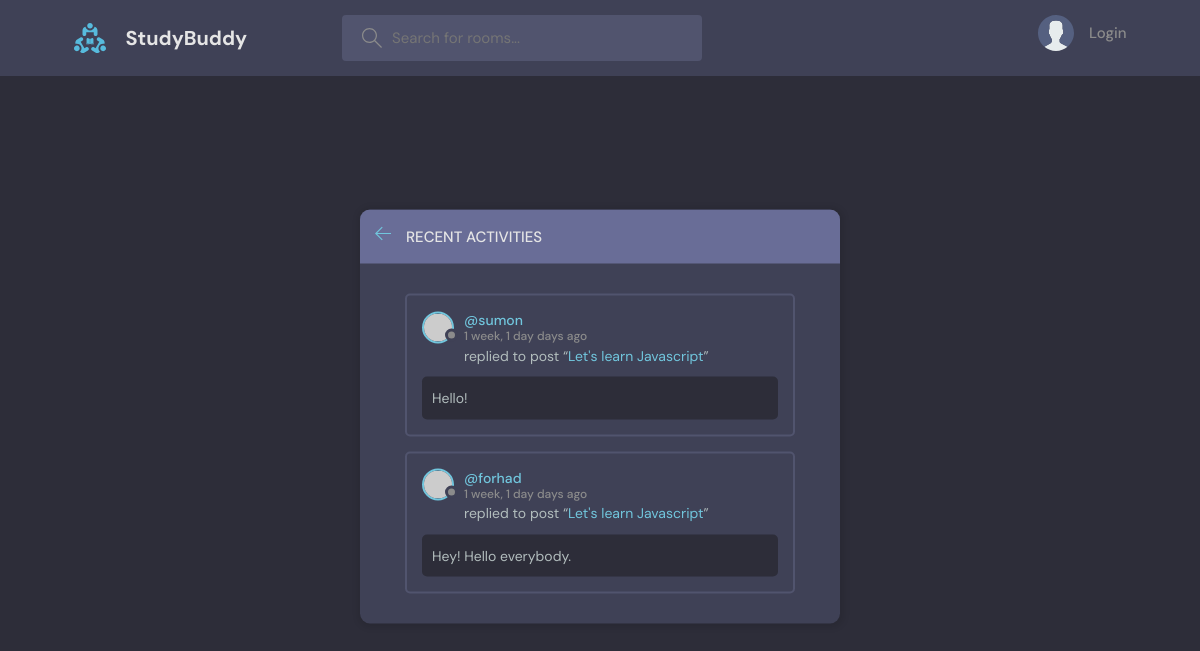
Page /activity/ on the earlier database version.
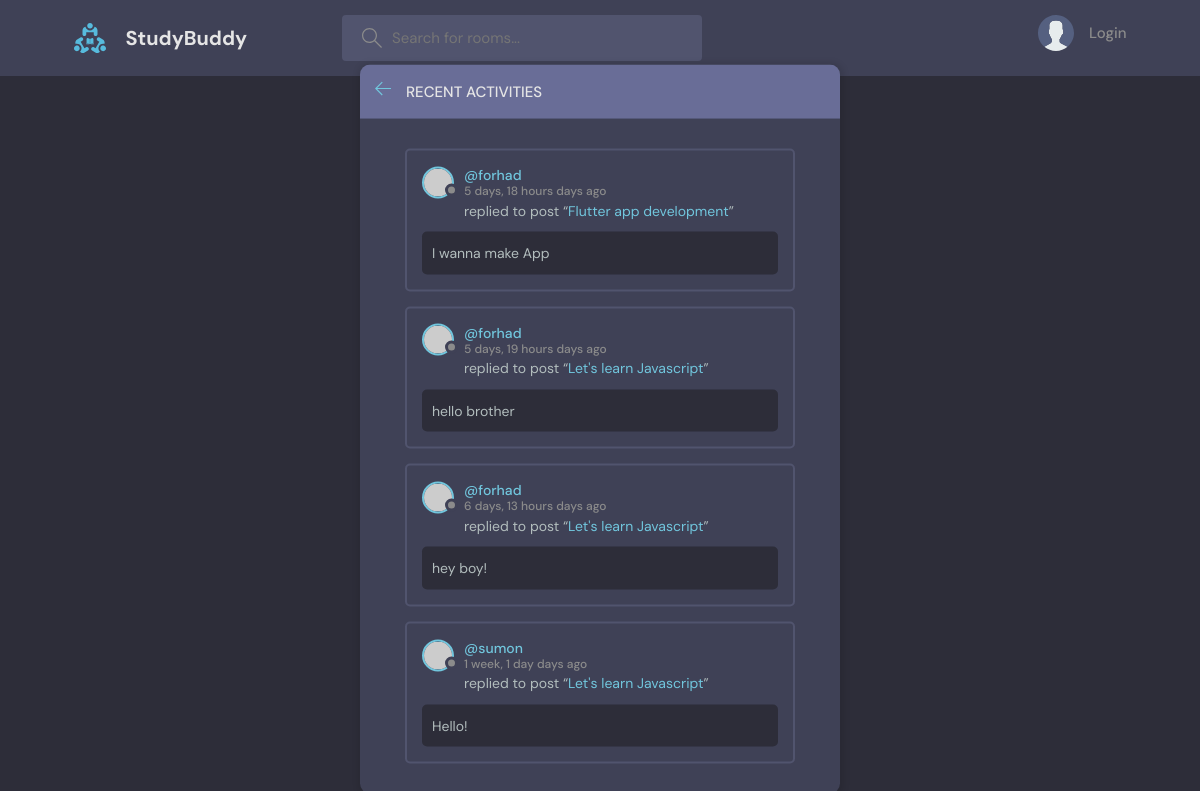
Same page on the later database version.
### base/models.py (models this page shows, shortened)
class Message(models.Model):
    user = models.ForeignKey(User, on_delete=models.CASCADE)
    room = models.ForeignKey(Room, on_delete=models.CASCADE)
    body = models.TextField()
    updated = models.DateTimeField(auto_now=True)
    created = models.DateTimeField(auto_now_add=True)
    class Meta:
        ordering = ['-updated', '-created']

class Room(models.Model):
    host = models.ForeignKey(User, on_delete=models.SET_NULL, null=True)
    topic = models.ForeignKey(Topic, on_delete=models.SET_NULL, null=True)
    name = models.CharField(max_length=200)
    description = models.TextField(null=True, blank=True)
    participants = models.ManyToManyField(User, related_name='participants', blank=True)
    updated = models.DateTimeField(auto_now=True)
    created = models.DateTimeField(auto_now_add=True)
    class Meta:
        ordering = ['-updated', '-created']
    def __str__(self):
        return self.name

### base/views.py (the view)
# urls.py: path('activity/', views.activityPage, name="activity"),
def activityPage(request):
    room_messages = Message.objects.all()
    return  render(request, 'base/activity.html', {'room_messages': room_messages})

### base/templates/base/activity.html (shortened to what this page needs)
{% extends 'main.html' %}
{% block content %}
    <main class="layout">
      <div class="container">
        <div class="layout__box">
          <div class="layout__boxHeader">
            <div class="layout__boxTitle">
              <a href="{% url 'home' %}">
                <svg version="1.1" xmlns="http://www.w3.org/2000/svg" width="32" height="32" viewBox="0 0 32 32">
                  <title>arrow-left</title>
                  <path
                    d="M13.723 2.286l-13.723 13.714 13.719 13.714 1.616-1.611-10.96-10.96h27.625v-2.286h-27.625l10.965-10.965-1.616-1.607z"
                  ></path>
                </svg>
              </a>
              <h3>Recent Activities</h3>
            </div>
          </div>
          <div class="activities-page layout__body">
              {% for message in room_messages %}
          <div class="activities__box">
            <div class="activities__boxHeader roomListRoom__header">
              <a href="{% url 'user-profile' message.user.id %}" class="roomListRoom__author">
                <div class="avatar avatar--small">
                  <img src="https://randomuser.me/api/portraits/women/11.jpg" />
                </div>
                <p>
                  @{{ message.user }}
                  <span>{{ message.created|timesince }} days ago</span>
                </p>
              </a>
            </div>
            <div class="activities__boxContent">
              <p>replied to post “<a href="{% url 'room' message.room.id %}">{{ message.room}}</a>”</p>
              <div class="activities__boxRoomContent">
                  {{ message.body}}
              </div>
            </div>
          </div>
            {% endfor %}
          </div>
        </div>
      </div>
    </main>
{% endblock content %}

Differences in the rows shown:
removed Message: user "forhad", created "1 week, 1 day", room "Let's learn Javascript", body "Hey! Hello everybody."
added Message: user "forhad", created "5 days, 18 hours", room "Flutter app development", body "I wanna make App"
added Message: user "forhad", created "5 days, 19 hours", room "Let's learn Javascript", body "hello brother"
added Message: user "forhad", created "6 days, 13 hours", room "Let's learn Javascript", body "hey boy!"
